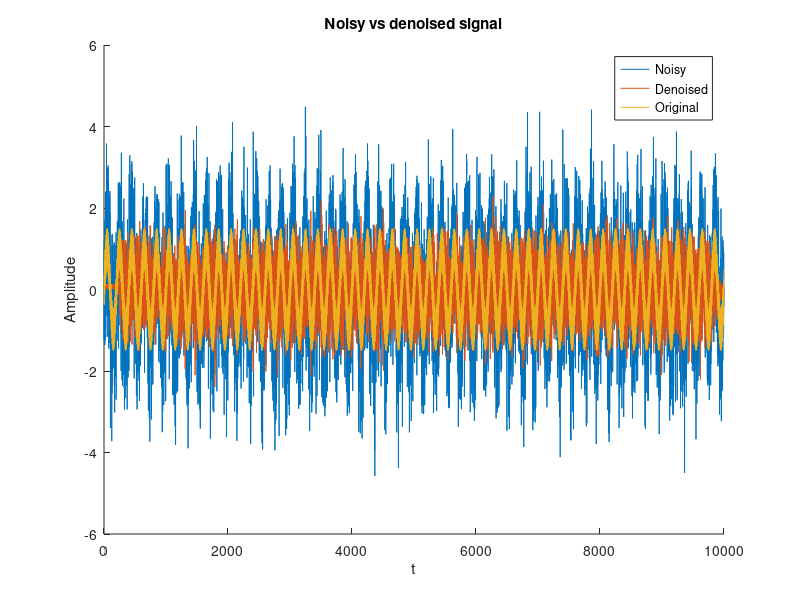
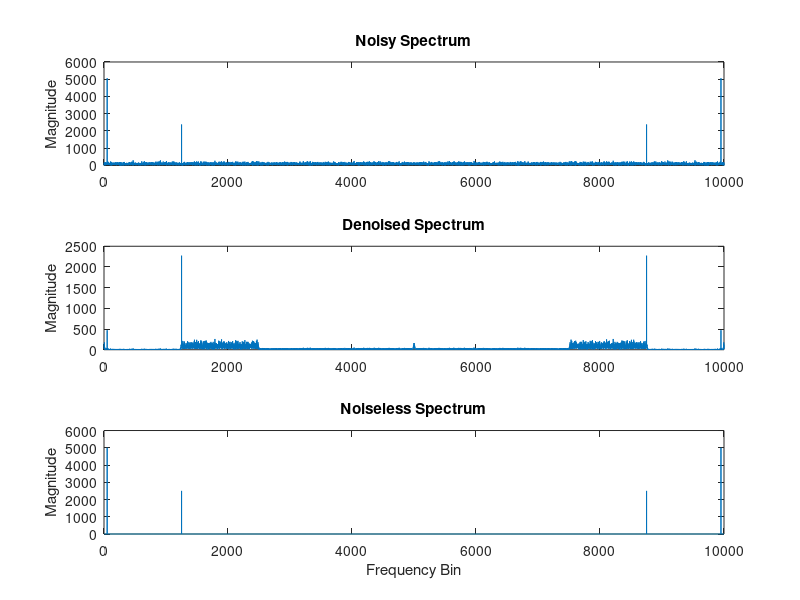

Write MATLAB code to recreate these figures, in order.
% Set up our noisy signal as x_in
len = 10000;
t = (1:len);
x_in_noiseless=0.5*cos(t*pi/4)+sin(t*pi/100);
x_in = x_in_noiseless + +randn(1,len);
y_out=0*x_in;

% N and overlap
N=512;
overlap=256;

% Partition data into samples size N overlapping by overlap
x=buffer(x_in,N,overlap);

% Get dimensions
[N_samps,N_frames]=size(x);

% Extends hann filter array and times by x
x_w=repmat(hanning(N),1,N_frames).*x;

for frame_no=1:N_frames-2
    % Convert items in next frame to freq domain
    X_w(:,frame_no)=fft(x_w(:,frame_no));
    Y_w(:,frame_no)=X_w(:,frame_no);

    Y_w(2:N/8,frame_no)=0.1*X_w(2:N/8,frame_no);
    Y_w(N/4+1:N/2,frame_no)=0.2*X_w(N/4+1:N/2,frame_no);
    Y_w(N:-1:N/2+2,frame_no)=conj(Y_w(2:N/2,frame_no));
    y_w(:,frame_no)=ifft(Y_w(:,frame_no));
    y_out((frame_no-1)*overlap+1:(frame_no-1)*overlap+N)=...
        y_out((frame_no-1)*overlap+1:(frame_no-1)*overlap+N)+y_w(:,frame_no)';
end


hold on
plot(t, x_in)
plot(t, y_out)
plot(t, x_in_noiseless)
legend('Noisy', 'Denoised', 'Original');
xlabel('t')
ylabel('Amplitude')
title('Noisy vs denoised signal')
hold off

% Calculate the spectra
X_in = fft(x_in);
Y_out = fft(y_out);
X_in_noiseless = fft(x_in_noiseless);

% Plot the spectra
figure;
subplot(3,1,1);
plot(abs(X_in));
title('Noisy Spectrum');
ylabel('Magnitude');
subplot(3,1,2);
plot(abs(Y_out));
title('Denoised Spectrum');
ylabel('Magnitude');
subplot(3,1,3);
plot(abs(X_in_noiseless));
title('Noiseless Spectrum');
ylabel('Magnitude');
xlabel('Frequency Bin');